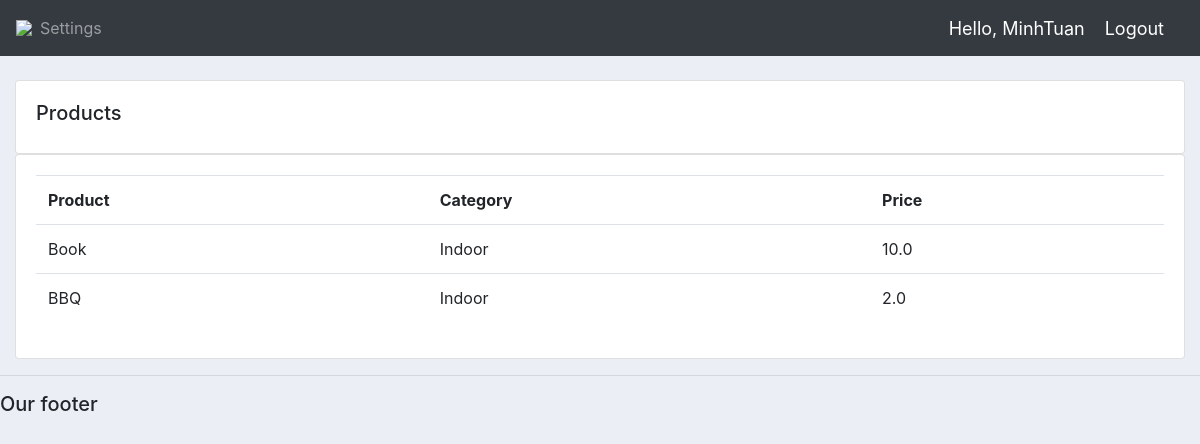
The page /products/ (signed in) on the database its author committed.
### accounts/models.py (models this page shows, shortened)
class Product(models.Model):
    CATEGORY = (
        ('Indoor', 'Indoor'),
        ('Out Door', 'Out Door'),
    )
    id = models.AutoField(primary_key=True)
    name = models.CharField(max_length=200, null=True)
    price = models.FloatField(null=True)
    category = models.CharField(max_length=200, null=True, choices=CATEGORY)
    description = models.CharField(max_length=200, null=True)
    date_created = models.DateTimeField(auto_now_add=True, null=True)

### accounts/views.py (the view)
# urls.py: path("products/", views.products, name="products"),
def products(request):
    products = Product.objects.all()
    return render(request, 'accounts/products.html', {'products': products})

### accounts/templates/accounts/products.html
{%  extends 'accounts/main.html' %}
{% block content %}
		<br>
		<div class="row">
			<div class="col-md">
				<div class="card card-body">
					<h5>Products</h5>
				</div>
				<div class="card card-body">
					<table class="table">
						<tr>
							<th>Product</th>
							<th>Category</th>
							<th>Price</th>
						</tr>
						{% for i in products %}
							<tr>
								<td>{{i.name}}</td>
								<td>{{i.category}}</td>
								<td>{{i.price}}</td>
							</tr>
						{% endfor %}
					</table>
				</div>
			</div>
		</div>
{% endblock content %}

### accounts/templates/accounts/navbar.html (shortened to what this page needs)
{% load static %}
<nav class="navbar navbar-expand-lg navbar-dark bg-dark">
 <img src="{% static 'images/logo.png' %}">
  <div class="collapse navbar-collapse" id="navbarNav">
    <ul class="navbar-nav">
      {% if request.user.is_staff %}
      <li class="nav-item active">
        <a class="nav-link" href="{% url 'home' %}">Dashboard</a>
      </li>
      <li class="nav-item">
        <a class="nav-link" href="{% url 'products' %}">Products</a>
      </li>
      {% else %}
       <li class="nav-item">
        <a class="nav-link" href="{% url 'account' %}">Settings</a>
      </li>
      {% endif %}
    </ul>
  </div>
  <span class="hello-msg">Hello, {{request.user}}</span>
  <span ><a  class="hello-msg" href="{% url 'logout' %}">Logout</a></span>
</nav>

### static/css/main.css (style rules this page uses)
body { background-color: #ebeff5; }

### accounts/templates/accounts/navbar.html (style rules this page uses)
.hello-msg { font-size: 18px; color: #fff; margin-right: 20px; }

### rows shown on the page
Product: name "Book", category "Indoor", price "10.0"
Product: name "BBQ", category "Indoor", price "2.0"

### other values the page prints
{{ request.user }} "MinhTuan"
